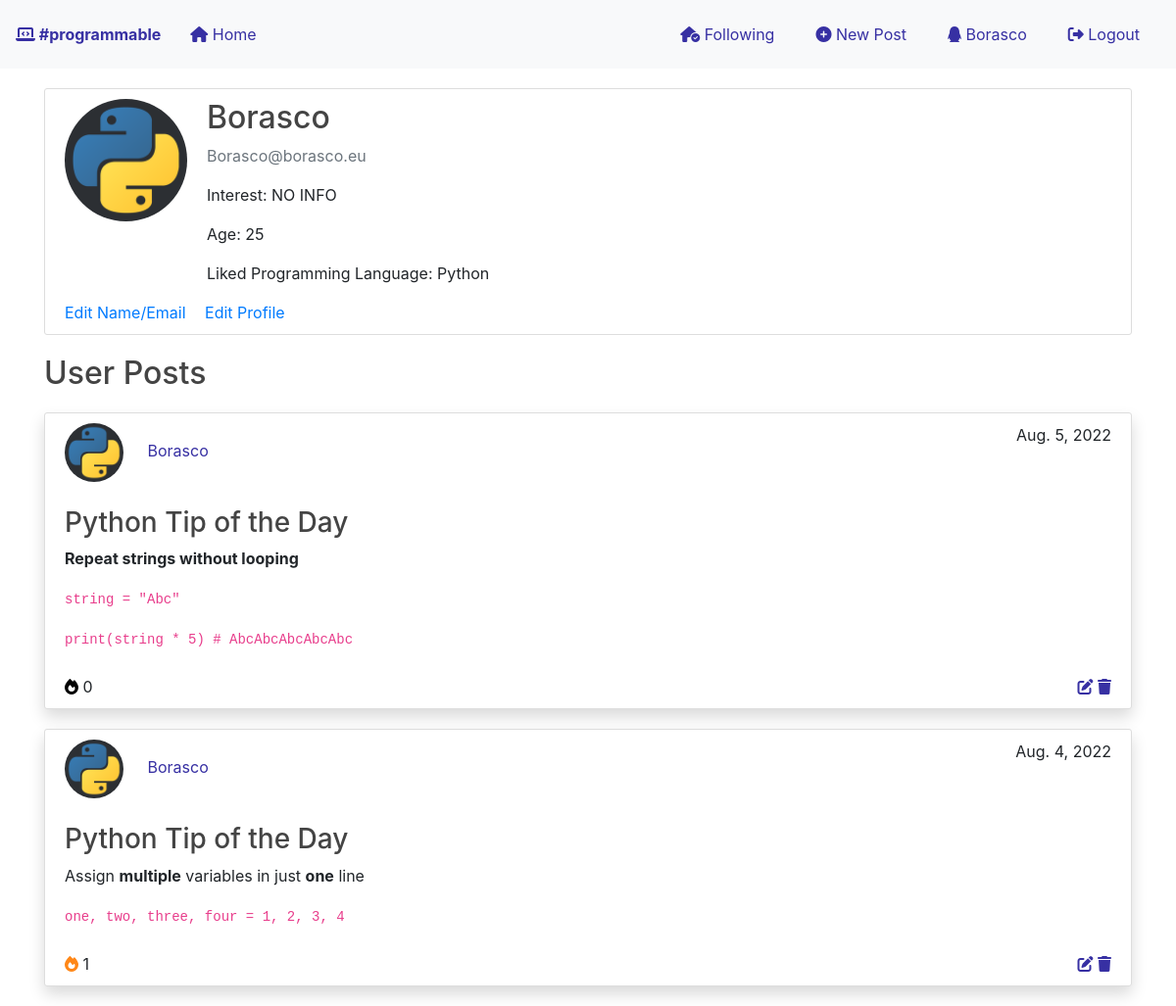
/profile/Borasco/ (signed in), run on an earlier commit of the app's database.
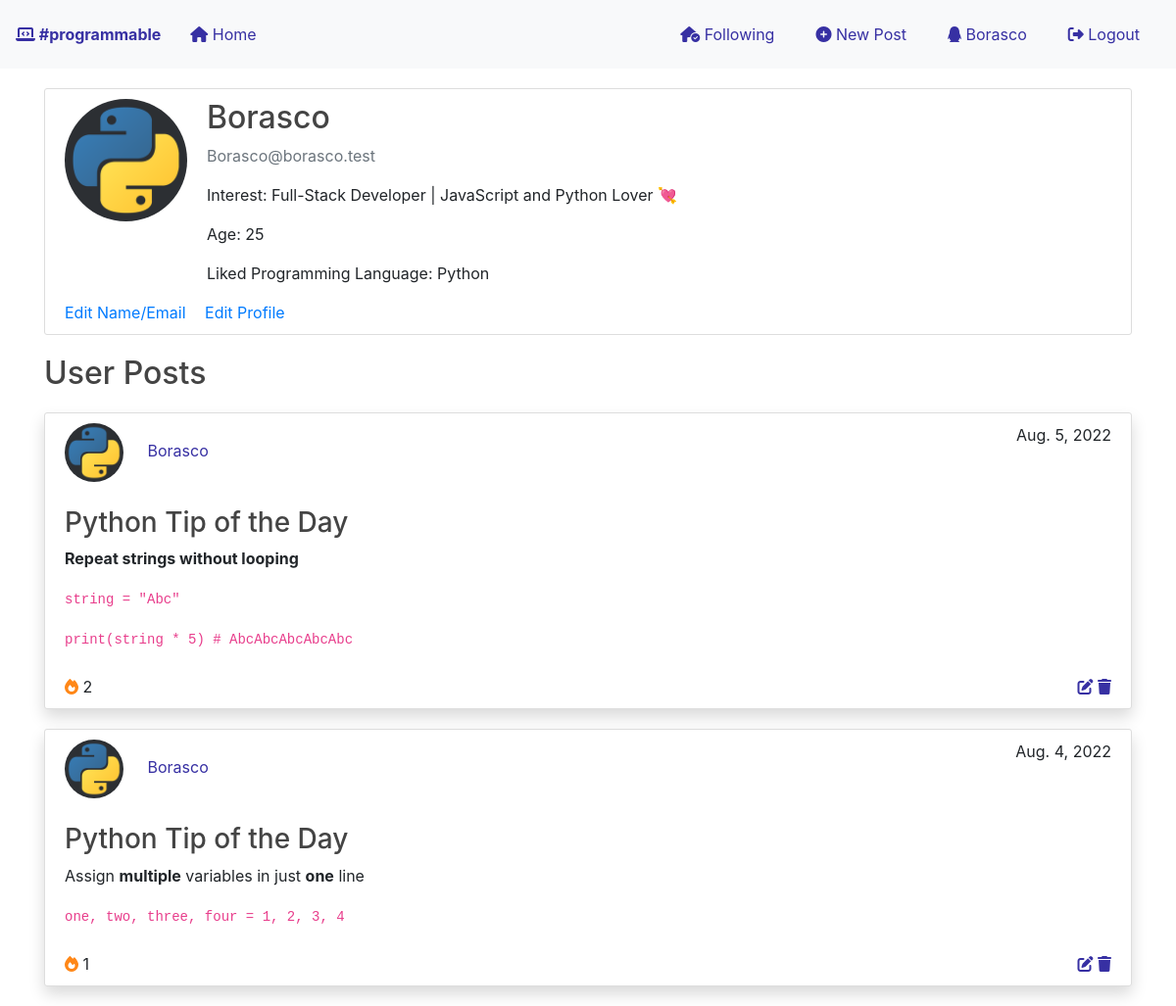
And on a later commit of the database.
### users/models.py (models this page shows, shortened)
class Profile(models.Model):
    user = models.OneToOneField(User, on_delete=models.CASCADE, default=None)
    image = models.ImageField(default="default.jpg", upload_to="profile_pics")
    interest = models.TextField(default="NO INFO", blank=True)
    age = models.IntegerField(default="0")
    programmingLanguage = models.TextField(default="NO INFO",
                                           blank=True,
                                           null=True,
                                           choices=[('Python', 'Python'),
                                                    ('Java', 'Java'),
                                                    ('Visual Basic',
                                                     'Visual Basic')])
    followers = models.ManyToManyField(User, related_name="followers")

### blog/models.py (models this page shows, shortened)
class Post(models.Model):
    user = models.ForeignKey(User, on_delete=models.CASCADE)
    username = models.TextField(default="Err")
    content = models.TextField()
    date_published = models.DateField(default=timezone.now)
    likes = models.ManyToManyField(User, related_name="posts")

### users/views.py (the view)
# urls.py: path('profile/<str:username>/', user_views.profile, name='profile'),
@login_required
def profile(request, username: str):
    profile = Profile.objects.get(user__username=username)
    user_posts = Post.objects.filter(user=get_object_or_404(User, username=username)).annotate(
        total_likes=Count('likes')).order_by('-id') # Username muss somit eigentlich nicht mehr bei jedem Post gespeichert werden
    liked_posts = []
    for post in range(len(user_posts)):
        if request.user in user_posts[post].likes.all():
            liked_posts.append(post + 1)
    if request.user in profile.followers.all():
        is_following = True
    else:
        is_following = False
    is_own_profile = request.user.username == username
    context = {
        'profile': profile,
        'user_posts': user_posts,
        'liked_posts': liked_posts,
        'is_following': is_following,
        'is_own_profile': is_own_profile,
    }
    return render(request, template_name="users/profile.html", context=context)

### blog/templatetags/post_extras.py (called while the page is built)
@register.filter
def convert_markdown(value):
    return markdown.markdown(value)

### templates/users/profile.html (shortened to what this page needs)
{% extends "base.html" %}
{% load crispy_forms_tags %}
{% block content %}
    <div class="content-section" style="margin-top: 50px;">
        <div class="media">
            <img class="rounded-circle account-img" src="{{ profile.image.url }}" alt="profile picture">
            <div class="media-body">
                <h2>{{ profile.user.username }}</h2>
                <p class="text-secondary">{{ profile.user.email }}</p>
                {% if profile.interest %}
                    <p>Interest: {{ profile.interest }}</p>
                {% endif %}
                {% if profile.age %}
                    <p>Age: {{ profile.age }}</p>
                {% endif %}
                {% if profile.programmingLanguage %}
                    <p>Liked Programming Language: {{ profile.programmingLanguage }}</p>
                {% endif %}
            </div>
        </div>
        {% if is_own_profile %}
            <div>
                <a href="{% url "user-update" profile.user.id %}">Edit Name/Email</a>
                <a style="padding-left: 15px;" href="{% url "profile-update" profile.id %}">Edit Profile</a>
            </div>
        {% elif is_following %}
            <form action={% url 'unfollow-user' user.id %} method="POST">
                {% csrf_token %}
                <button type="submit", name="user-id", value="{{ profile.id }}" class="like-button color-a"><i class="fa-solid fa-user-check"></i>
                </button>
            </form>
        {% else %}
            <form action={% url 'follow-user' user.id %} method="POST">
                {% csrf_token %}
                <button type="submit", name="user-id", value="{{ profile.id }}" class="like-button color-a"><i class="fa-solid fa-user-plus"></i>
                </button>
            </form>
        {% endif %}
    </div>
    <h2 style="margin: 20px 0px;">User Posts</h2>
    {% if user_posts %}
        {% for post in user_posts %}
            {% include "blog/post.html" with post=post count=forloop.counter liked_posts=liked_posts%}
        {% endfor %}
    {% else %}
        <p>There are currently no posts from this user!</p>
    {% endif %}
{% endblock content %}

### templates/base.html (shortened to what this page needs)
{% load static %}
<!DOCTYPE html>
<html lang="en">
  <head>
    <link
      rel="stylesheet"
      href="https://stackpath.bootstrapcdn.com/bootstrap/4.3.1/css/bootstrap.min.css"
    />
    <link
      rel="stylesheet"
      href="https://use.fontawesome.com/releases/v6.1.2/css/all.css"
    />
    <link rel="stylesheet" href="{% static 'main-min.css' %}" />
  </head>
  <body>
    <nav class="navbar navbar-expand-lg navbar-light bg-light">
      <a class="font-weight-bold color-a" href="{% url 'blog-home' %}"
        ><i class="fa-solid fa-laptop-code"></i> #programmable</a
      >
      <div class="collapse navbar-collapse" id="navbarSupportedContent">
        <ul class="navbar-nav mr-auto" style="margin-left: 15px">
          <li class="nav-item active">
            <a class="color-a" href="{% url 'blog-home' %}"
              ><i class="fas fa-home" style="margin-left: 15px"></i> Home
              <span class="sr-only">(current)</span></a
            >
          </li>
        </ul>
        {% if user.is_authenticated %}
        <a class="btn m-2 color-a" href="{% url 'following' %}"
          ><i
            class="fa-solid fa-house-circle-check"
          ></i>
          Following</a
        >
        <a href="{% url 'new-post' %}" class="btn m-2 color-a"
          ><i class="fas fa-circle-plus"></i> New Post</a
        >
        <a href="{% url 'profile' user.username %} " class="btn m-2 color-a"
          ><i class="fa-brands fa-qq"></i> {{ user.username }}
        </a>
        <a href="{% url 'logout' %} " class="btn m-2 color-a"
          ><i class="fas fa-sign-out-alt"></i> Logout</a
        >
        {% endif %}
      </div>
    </nav>
    <div class="container my-bg">
       {% block content %} {% endblock %}
    </div>
  </body>
</html>

### templates/blog/post.html (shortened to what this page needs)
{% load post_extras %}
<div class="mt-3">
    <article class="media content-section shadow ">
        <div class="media-body">
            <div class="profile">
                <div class="row">
                    <div class="col">
                        <img class="rounded-circle account-img" src="{{ post.user.profile.image.url }}" style="width: 60px;height: auto;" alt="profile picture"/>
                        <a href="{% url 'profile' post.user %}" style="text-decoration: none;" class="color-a">{{ post.user }}</a>
                    </div>
                    <div class="col"><div class="post-date">{{ post.date_published }}</div></div>
                </div>
            </div>
            <div class="post-content">{{ post.content|convert_markdown|safe }}</div>
            <div class="row">
                <div class="col">
                    {% if count in liked_posts %}
                        <form action={% url 'unlike-post' post.pk %} method="POST">
                            <button type="submit", name="post-id", value="{{ post.id }}" class="like-button liked"><i class="fa-solid fa-fire"></i>
                            </button>
                            {{ post.total_likes }}
                        </form>
                    {% else %}
                        <form action={% url 'like-post' post.pk %} method="POST">
                            <button type="submit", name="post-id", value="{{ post.id }}" class="like-button"><i class="fa-solid fa-fire"></i>
                            </button>
                            {{ post.total_likes }}
                        </form>
                    {% endif %}
                </div>
                <div class="col" style="text-align: end">
                    {% if post.user == user %}
                        <a href={% url 'edit-post' post.id%}><i class="fa-solid fa-pen-to-square color-a"></i></a>
                        <a href={% url 'delete-post' post.id%}><i class="fa-solid fa-trash color-a"></i></a>
                    {% endif %}
                </div>
            </div>
        </div>
    </article>
</div>

### static/main-min.css (style rules this page uses)
:root { --input-border:#8b8a8b;--input-focus-h:245;--input-focus-s:100%;--input-focus-l:42%; }
h1,h2,h3,h4,h5,h6 { color:#444444; }
.content-section { background:#ffffff;padding:10px 20px;border:1px solid #dddddd;border-radius:3px;margin-bottom:20px; }
.account-img { height:125px;width:125px;margin-right:20px;margin-bottom:16px; }
.post-date { text-align:end; }
.post-content { margin-top:25px;margin-bottom:25px; }
.like-button { padding:0;border:none;background:none;-webkit-transition:all .5s ease;-o-transition:all .5s ease;transition:all .5s ease; }
.liked { color:#ff8717; }
.color-a { color:#3730a3;-webkit-transition:all .5s ease;-o-transition:all .5s ease;transition:all .5s ease; }
.account-img { margin-bottom:0!important; }
.content-section { margin-top:20px!important; }

What changed in the data, as far as the page shows it:
changed Profile "Python": user.email "Borasco@borasco.eu" → "Borasco@borasco.test"; interest "NO INFO" → "Full-Stack Developer | JavaScript and Python Lover 💘"
computed for Post "Aug. 5, 2022": total_likes "0" → "2"
